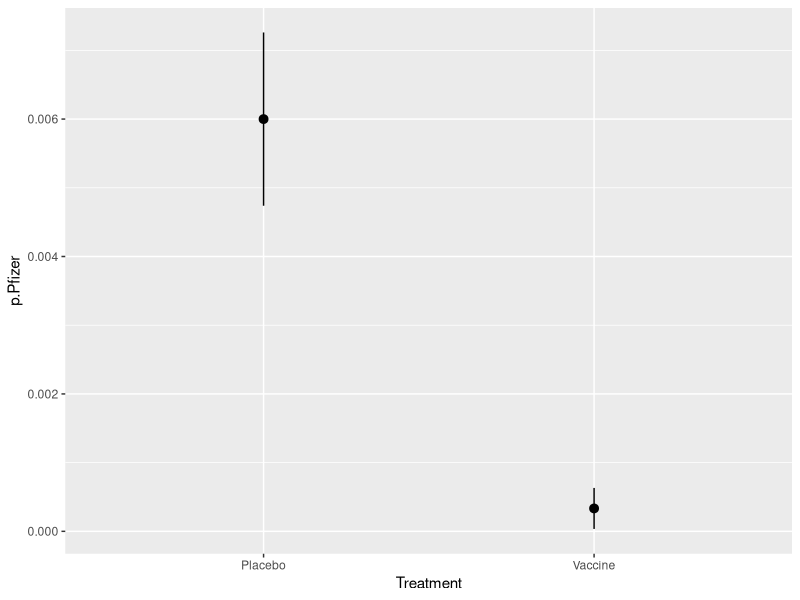
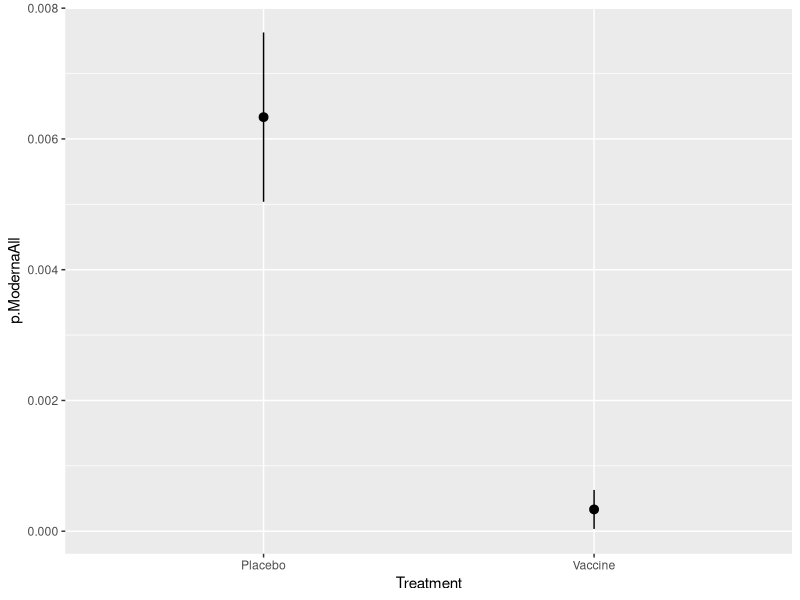
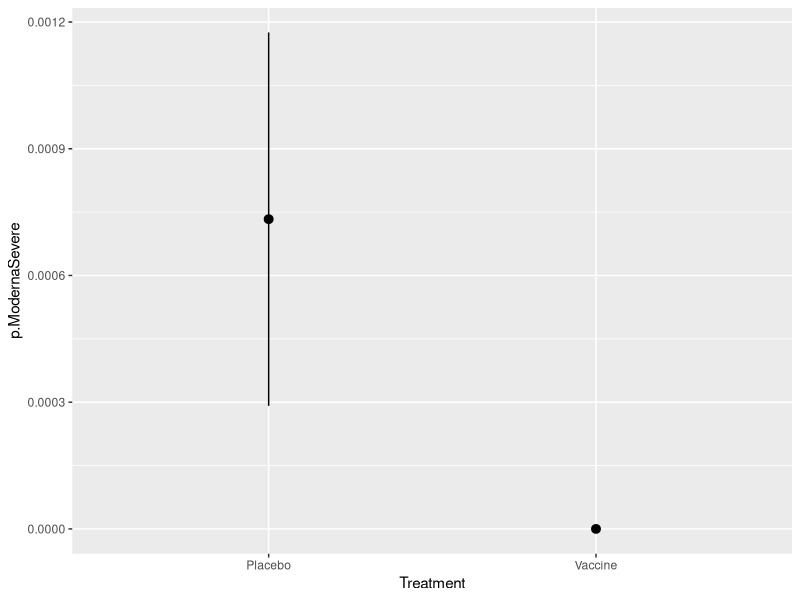
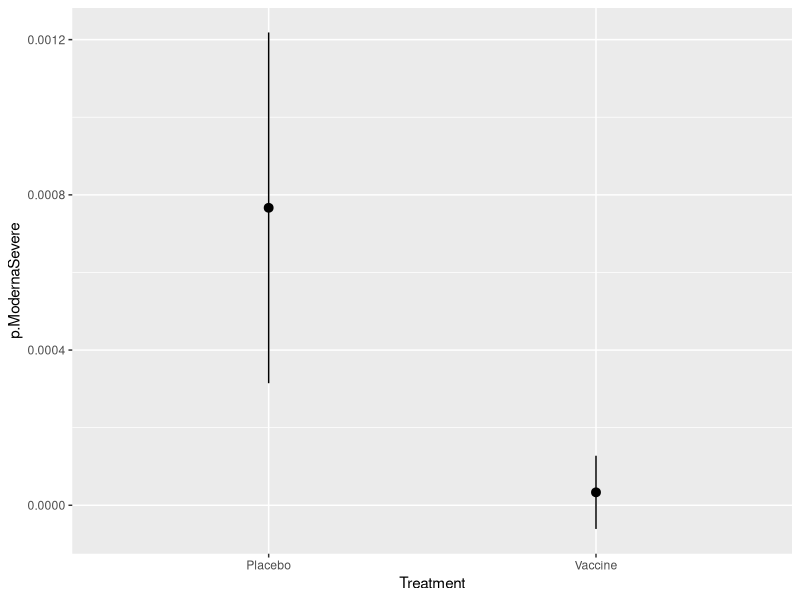

These charts were generated, in order, by the following R code:
## ---- chunk 1
knitr::opts_chunk$set(echo = TRUE)
library(tidyverse)
library(kableExtra)
## ---- chunk 2
covidVaccines <- tibble(
  Treatment=c("Placebo","Vaccine"),
  Pfizer=c(90,5),ModernaAll=c(95,5),
  ModernaSevere=c(11,0),
  N=c(15000,15000))
covidVaccines.N <- 15000
kable(covidVaccines)
## ---- chunk 3

covidVaccines %>% 
  mutate(p.Pfizer=Pfizer/N) %>%
  mutate(s.Pfizer=sqrt(p.Pfizer*(1-p.Pfizer)/N)) ->
  covidVaccines

select(covidVaccines,Treatment,contains("Pfizer")) %>% kable(digits=c(4,5))
              

## ---- chunk 4
ggplot(covidVaccines,aes(x=Treatment,y=p.Pfizer,ymin=p.Pfizer-2*s.Pfizer,ymax=p.Pfizer+2*s.Pfizer)) + geom_pointrange()
## ---- chunk 5
chisq.test(as.matrix(select(covidVaccines,Pfizer,N)))
## ---- chunk 6
p <- pull(covidVaccines,p.Pfizer)
s <- pull(covidVaccines,s.Pfizer)

z <- (p[1]-p[2])/sqrt(sum(s^2))
pz <- 1-pnorm(z)
cat("Z = ",round(z,2), "p = ",round(pz,3),"\n")

## ---- chunk 7
p <- pull(covidVaccines,p.Pfizer)
RR <- p[1]/p[2]
VE <- 100*(1-1/RR)
cat("Risk Ratio: ",round(RR,2),
    "Vaccine Effectiveness: ",round(VE,1),"\n")

## ---- chunk 8

covidVaccines %>% 
  mutate(p.ModernaAll=ModernaAll/N) %>%
  mutate(s.ModernaAll=sqrt(p.ModernaAll*(1-p.ModernaAll)/N)) ->
  covidVaccines

select(covidVaccines,Treatment,contains("ModernaAll")) %>% kable(digits=c(4,5))
              

## ---- chunk 9
ggplot(covidVaccines,aes(x=Treatment,y=p.ModernaAll,ymin=p.ModernaAll-2*s.ModernaAll,ymax=p.ModernaAll+2*s.ModernaAll)) + geom_pointrange()
## ---- chunk 10
chisq.test(as.matrix(select(covidVaccines,ModernaAll,N)))
## ---- chunk 11
p <- pull(covidVaccines,p.ModernaAll)
s <- pull(covidVaccines,s.ModernaAll)

z <- (p[1]-p[2])/sqrt(sum(s^2))
pz <- 1-pnorm(z)
cat("Z = ",round(z,2), "p = ",round(pz,3),"\n")

## ---- chunk 12
p <- pull(covidVaccines,p.ModernaAll)
RR <- p[1]/p[2]
VE <- 100*(1-1/RR)
cat("Risk Ratio: ",round(RR,2),
    "Vaccine Effectiveness: ",round(VE,1),"\n")

## ---- chunk 13

covidVaccines %>% 
  mutate(p.ModernaSevere=ModernaSevere/N) %>%
  mutate(s.ModernaSevere=sqrt(p.ModernaSevere*(1-p.ModernaSevere)/N)) ->
  covidVaccines

select(covidVaccines,Treatment,contains("ModernaSevere")) %>% kable(digits=c(4,5))
              

## ---- chunk 14
ggplot(covidVaccines,aes(x=Treatment,y=p.ModernaSevere,ymin=p.ModernaSevere-2*s.ModernaSevere,ymax=p.ModernaSevere+2*s.ModernaSevere)) + geom_pointrange()
## ---- chunk 15
chisq.test(as.matrix(select(covidVaccines,ModernaSevere,N)))
## ---- chunk 16
p <- pull(covidVaccines,p.ModernaSevere)
s <- pull(covidVaccines,s.ModernaSevere)

z <- (p[1]-p[2])/sqrt(sum(s^2))
pz <- 1-pnorm(z)
cat("Z = ",round(z,2), "p = ",round(pz,3),"\n")

## ---- chunk 17
p <- pull(covidVaccines,p.ModernaSevere)
RR <- p[1]/p[2]
VE <- 100*(1-1/RR)
cat("Risk Ratio: ",round(RR,2),
    "Vaccine Effectiveness: ",round(VE,1),"\n")

## ---- chunk 18

covidVaccines %>% 
  mutate(p.ModernaSevere=(ModernaSevere+.5)/(N+1)) %>%
  mutate(s.ModernaSevere=sqrt(p.ModernaSevere*(1-p.ModernaSevere)/(N+1))) ->
  covidVaccines

select(covidVaccines,Treatment,contains("ModernaSevere")) %>% kable(digits=c(5,5))
              

## ---- chunk 19
ggplot(covidVaccines,aes(x=Treatment,y=p.ModernaSevere,ymin=p.ModernaSevere-2*s.ModernaSevere,ymax=p.ModernaSevere+2*s.ModernaSevere)) + geom_pointrange()
## ---- chunk 20
p <- pull(covidVaccines,p.ModernaSevere)
RR <- p[1]/p[2]
VE <- 100*(1-1/RR)
cat("Risk Ratio: ",round(RR,2),
    "Vaccine Effectiveness: ",round(VE,1),"\n")
